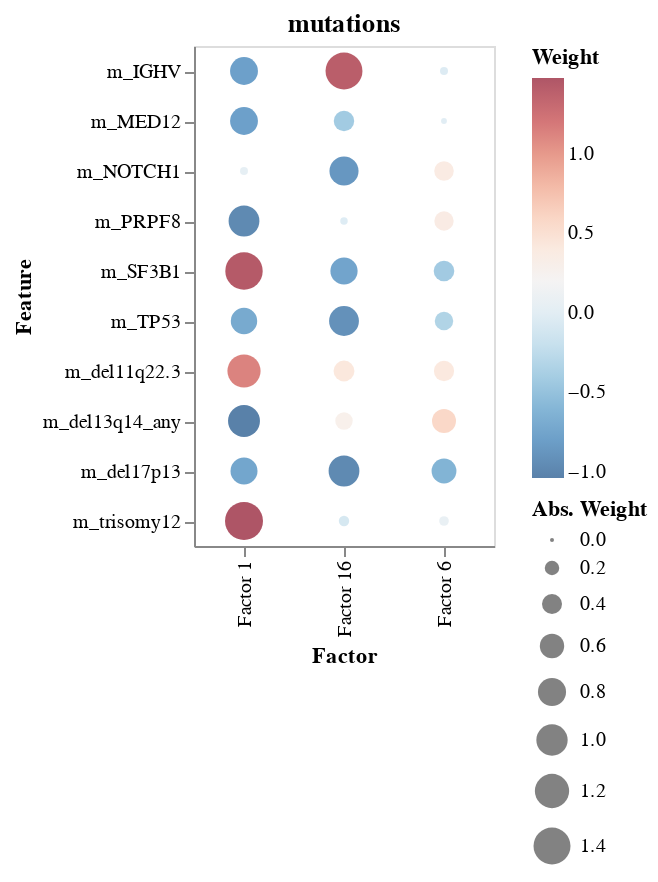

Notebook code cell kept with this figure:
### Markdown cell above
`plot_top_weights` provides a similar visualization, yet it allows to combine multiple factors into a single plot.

### Code cell
plot_top_weights(model, views=["mutations"], factors=[1, 2, 3])

### Figure 1 — Vega specification as saved in the notebook (floating-point values rounded to 4 significant figures)
{"$schema": "https://vega.github.io/schema/vega/v5.json", "data": [{"name": "source_0", "values": [{"index": "Factor 1", "value": -0.786, "value_abs": 0.786, "variable": "m_MED12"}, {"index": "Factor 6", "value": -0.019, "value_abs": 0.019, "variable": "m_MED12"}, {"index": "Factor 16", "value": -0.416, "value_abs": 0.416, "variable": "m_MED12"}, {"index": "Factor 1", "value": 0.049, "value_abs": 0.049, "variable": "m_NOTCH1"}, {"index": "Factor 6", "value": 0.377, "value_abs": 0.377, "variable": "m_NOTCH1"}, {"index": "Factor 16", "value": -0.86, "value_abs": 0.86, "variable": "m_NOTCH1"}, {"index": "Factor 1", "value": -0.706, "value_abs": 0.706, "variable": "m_TP53"}, {"index": "Factor 6", "value": -0.336, "value_abs": 0.336, "variable": "m_TP53"}, {"index": "Factor 16", "value": -0.906, "value_abs": 0.906, "variable": "m_TP53"}, {"index": "Factor 1", "value": -0.739, "value_abs": 0.739, "variable": "m_del17p13"}, {"index": "Factor 6", "value": -0.622, "value_abs": 0.622, "variable": "m_del17p13"}, {"index": "Factor 16", "value": -0.966, "value_abs": 0.966, "variable": "m_del17p13"}, {"index": "Factor 1", "value": -0.967, "value_abs": 0.967, "variable": "m_PRPF8"}, {"index": "Factor 6", "value": 0.371, "value_abs": 0.371, "variable": "m_PRPF8"}, {"index": "Factor 16", "value": -0.041, "value_abs": 0.041, "variable": "m_PRPF8"}, {"index": "Factor 1", "value": -1.039, "value_abs": 1.039, "variable": "m_del13q14_any"}, {"index": "Factor 6", "value": 0.579, "value_abs": 0.579, "variable": "m_del13q14_any"}, {"index": "Factor 16", "value": 0.298, "value_abs": 0.298, "variable": "m_del13q14_any"}, {"index": "Factor 1", "value": 1.123, "value_abs": 1.123, "variable": "m_del11q22.3"}, {"index": "Factor 6", "value": 0.409, "value_abs": 0.409, "variable": "m_del11q22.3"}, {"index": "Factor 16", "value": 0.433, "value_abs": 0.433, "variable": "m_del11q22.3"}, {"index": "Factor 1", "value": -0.789, "value_abs": 0.789, "variable": "m_IGHV"}, {"index": "Factor 6", "value": -0.05, "value_abs": 0.05, "variable": "m_IGHV"}, {"index": "Factor 16", "value": 1.395, "value_abs": 1.395, "variable": "m_IGHV"}, {"index": "Factor 1", "value": 1.431, "value_abs": 1.431, "variable": "m_SF3B1"}, {"index": "Factor 6", "value": -0.423, "value_abs": 0.423, "variable": "m_SF3B1"}, {"index": "Factor 16", "value": -0.75, "value_abs": 0.75, "variable": "m_SF3B1"}, {"index": "Factor 1", "value": 1.478, "value_abs": 1.478, "variable": "m_trisomy12"}, {"index": "Factor 6", "value": 0.08, "value_abs": 0.08, "variable": "m_trisomy12"}, {"index": "Factor 16", "value": -0.096, "value_abs": 0.096, "variable": "m_trisomy12"}]}, {"name": "source_0_color_domain_value", "values": [{"min": -1.039, "max": 1.478}]}, {"name": "source_0_size_domain_value_abs", "values": [{"min": 0.019, "max": 1.478}]}, {"name": "source_0_concat_0_x_domain_index", "values": [{"index": "Factor 1"}, {"index": "Factor 6"}, {"index": "Factor 16"}]}, {"name": "source_0_concat_0_y_domain_variable", "values": [{"variable": "m_MED12"}, {"variable": "m_NOTCH1"}, {"variable": "m_TP53"}, {"variable": "m_del17p13"}, {"variable": "m_PRPF8"}, {"variable": "m_del13q14_any"}, {"variable": "m_del11q22.3"}, {"variable": "m_IGHV"}, {"variable": "m_SF3B1"}, {"variable": "m_trisomy12"}]}], "signals": [{"name": "childWidth", "value": 150}], "marks": [{"type": "group", "name": "concat_0_group", "encode": {"update": {"height": {"signal": "height"}, "width": {"signal": "childWidth"}}}, "marks": [{"type": "symbol", "name": "concat_0_marks", "from": {"data": "source_0"}, "encode": {"update": {"fill": {"field": "value", "scale": "color"}, "x": {"field": "index", "scale": "concat_0_x"}, "y": {"field": "variable", "scale": "concat_0_y"}, "shape": {"value": "circle"}, "size": {"field": "value_abs", "scale": "size"}, "opacity": {"value": 0.7}}}, "style": ["circle"]}], "axes": [{"scale": "concat_0_x", "labelBaseline": "middle", "labelAlign": "right", "grid": false, "orient": "bottom", "labelAngle": 270, "title": "Factor", "zindex": 0}, {"scale": "concat_0_y", "grid": false, "zindex": 0, "orient": "left", "title": "Feature"}], "title": {"text": "mutations", "frame": "group"}, "style": "cell"}], "scales": [{"name": "color", "type": "linear", "domain": [{"signal": "(data(\"source_0_color_domain_value\")[0] || {}).min"}, {"signal": "(data(\"source_0_color_domain_value\")[0] || {}).max"}], "range": {"scheme": "redblue"}, "interpolate": "hcl", "zero": false, "reverse": true}, {"name": "size", "type": "linear", "domain": [{"signal": "(data(\"source_0_size_domain_value_abs\")[0] || {}).min"}, {"signal": "(data(\"source_0_size_domain_value_abs\")[0] || {}).max"}], "range": [4, 361], "zero": true}, {"name": "concat_0_x", "type": "point", "domain": {"data": "source_0_concat_0_x_domain_index", "field": "index", "sort": true}, "range": [0, {"signal": "childWidth"}], "padding": 0.5}, {"name": "concat_0_y", "type": "point", "domain": {"data": "source_0_concat_0_y_domain_variable", "field": "variable", "sort": true}, "range": [0, {"signal": "height"}], "padding": 0.5}], "background": "white", "legends": [{"title": "Weight", "fill": "color", "gradientLength": {"signal": "clamp(height, 64, 200)"}, "encode": {"gradient": {"update": {"opacity": {"value": 0.7}}}}}, {"title": "Abs. Weight", "size": "size", "symbolType": "circle", "encode": {"symbols": {"update": {"fill": {"value": "black"}, "fillOpacity": {"value": 0.7}, "opacity": {"value": 0.7}, "stroke": {"value": "transparent"}}}}}], "height": 250, "padding": 5, "layout": {"padding": 20, "bounds": "full", "align": "each"}}
